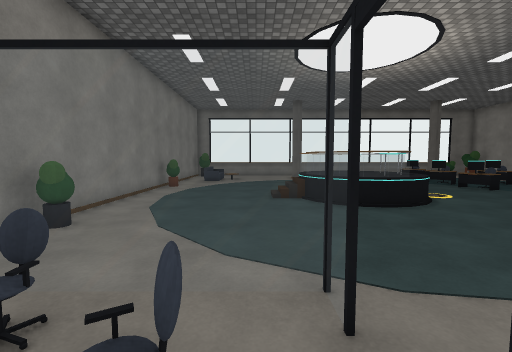
view 1 (above)

18 first-person views from a walk through a Unity game level. The camera is 1.5 m above the floor, tilts 4° down and sees 90° across. The floor is counted in squares, 1 m on a side. Each view is taken from the middle of a square. On the plan, view 1 faces up. The plan holds only what a view shows up to about 13 squares ahead; the rest is blank. Surface patterns are stand-ins for the level's own textures.

view 2
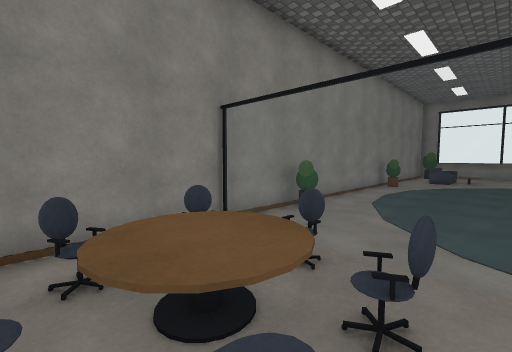

view 3
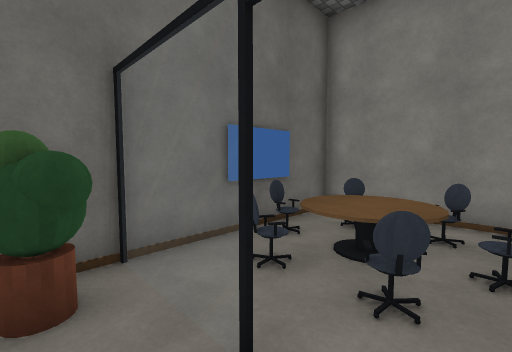

view 4
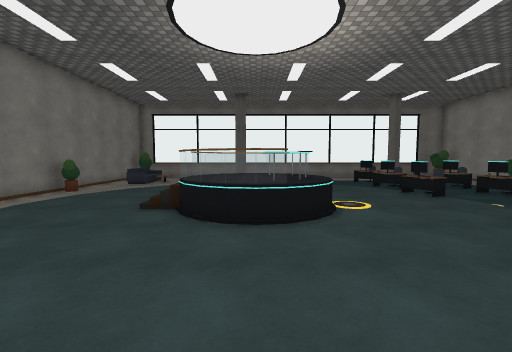

view 5
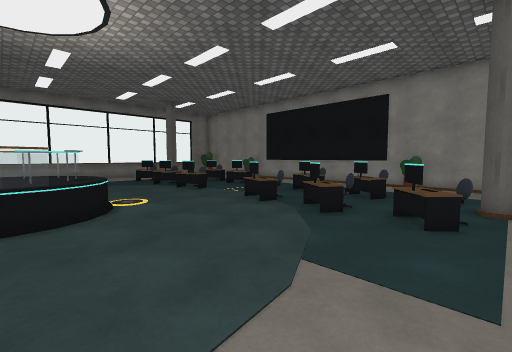

view 6
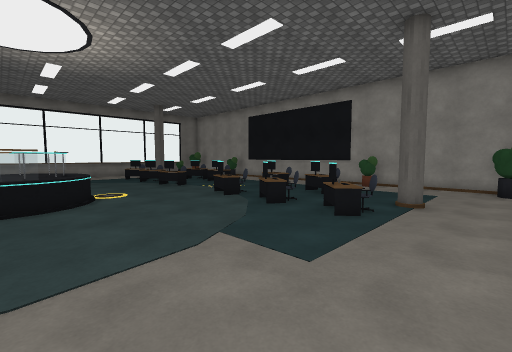

view 7
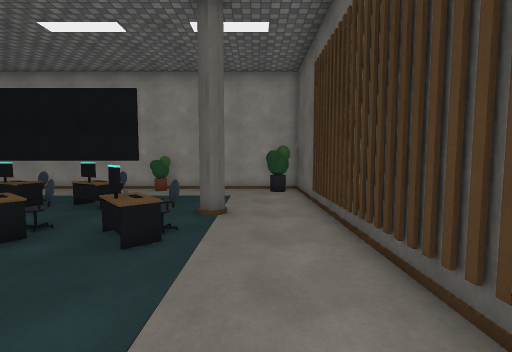

view 8
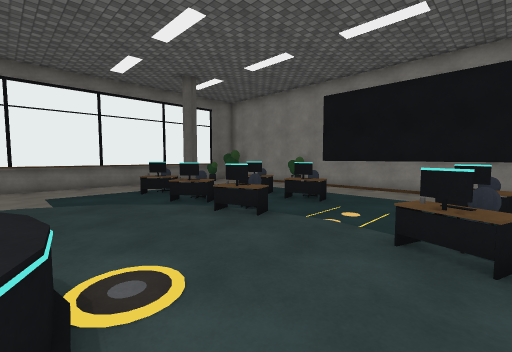

view 9
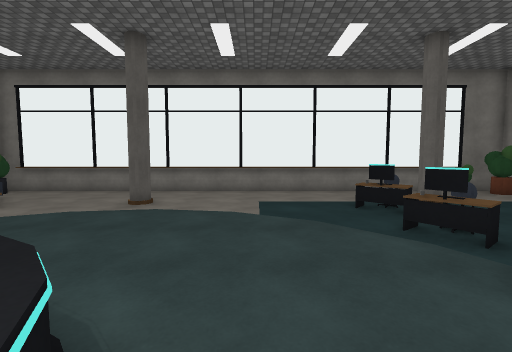

view 10
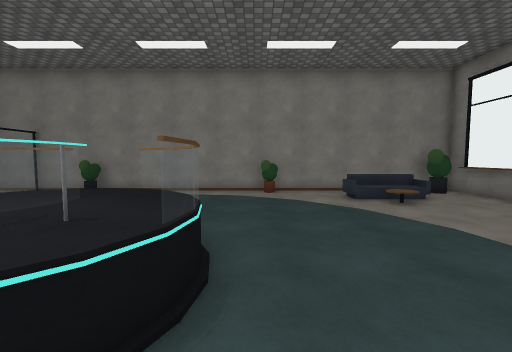

view 11
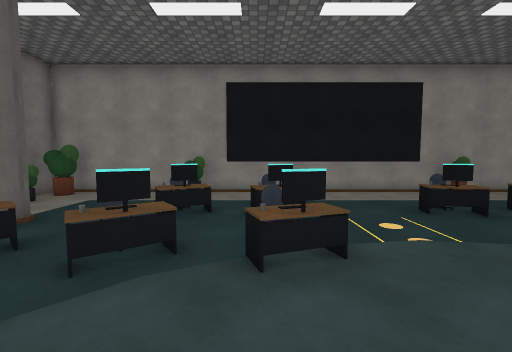

view 12
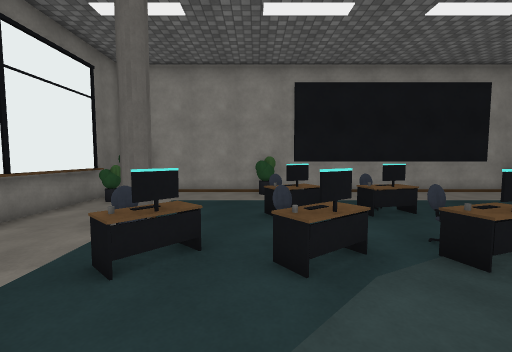

view 13
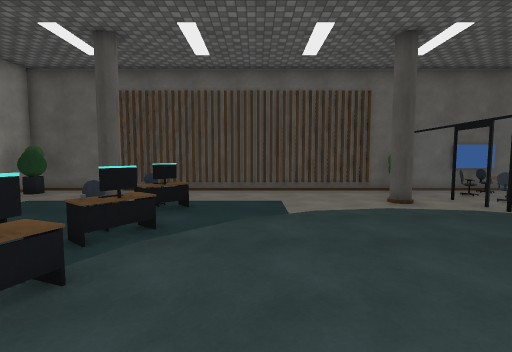

view 14
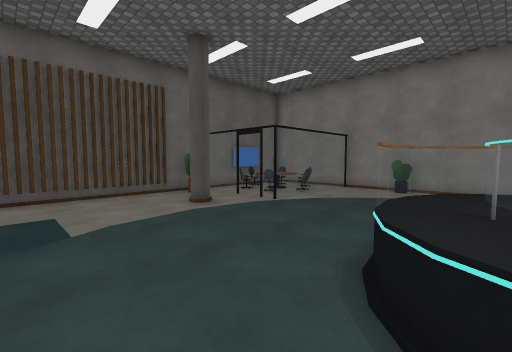

view 15
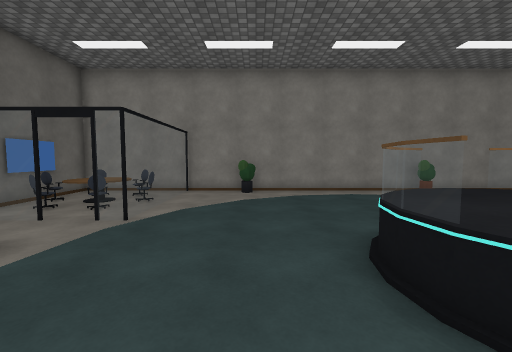

view 16
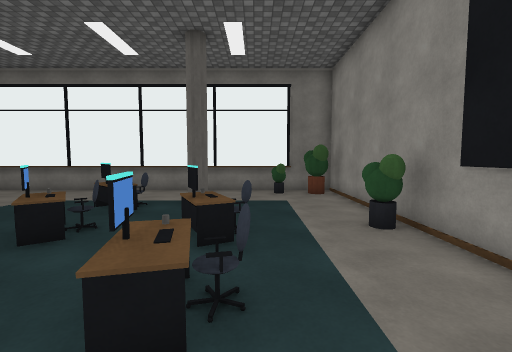

view 17
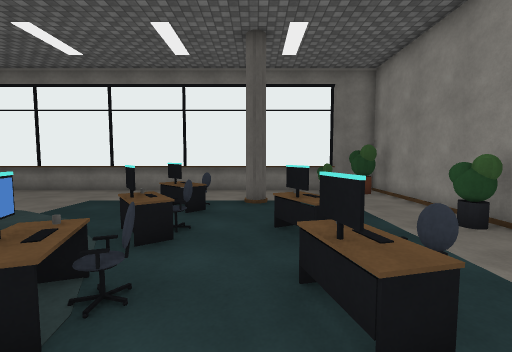

view 18
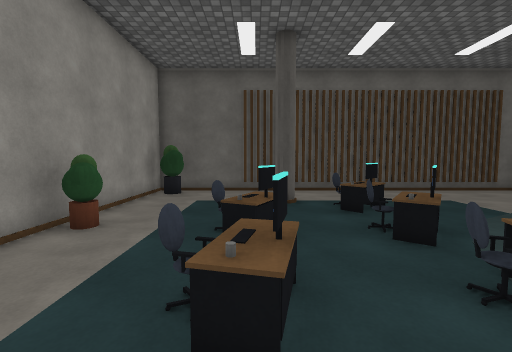

### Floor plan
Key: @ floor where view 1 was taken; # wall or solid block; . main floor; : floor 1 m higher than the main floor; / step, stairs or slope; = window, fence, low wall or low ledge; O other object.
Columns run from 5 left of view 1 to 19 right of it. Each row starts with its distance up from view 1.
 22 #########################
 21 #O...................OOO#
 20 # ......................#
 19 # O.....#.........#.....#
 18 #  //..........OO.......#
 17 #. .............O.......#
 16 #...............O..O...O#
 15 #..............OO..OO...#
 14 #O..............O..O....#
 13 #..............OO..OO...#
 12 #.......===.....O..O....#
 11 #......=::OO............#
 10 #...../:::OO............#
  9 #......=::OO............#
  8 #.......===.....O..OO...#
  7 #..............OO..O....#
  6 #O..............O..O....#
  5 #..............OO..OO...#
  4 #...............O..O...O#
  3 O=====O.........O.......#
  2 #..O..O........OO.......#
  1 #OOOO.O.#.........#.....#
  0 #OOOO@=.................#
 -1 #OOO..=O..............OO#
 -2 ######O##################

Positions as (right, up) in squares from view 1, and headings:
1: (0, 0), facing up
2: (0, -1), facing up-left
3: (2, 2), facing down-left
4: (4, 2), facing up
5: (4, 1), facing up-right
6: (4, -1), facing up-right
7: (6, 0), facing right
8: (6, 7), facing up-right
9: (7, 10), facing up
10: (7, 13), facing left
11: (7, 13), facing right
12: (7, 16), facing right
13: (8, 10), facing down
14: (8, 9), facing down-left
15: (7, 6), facing left
16: (15, 10), facing up
17: (13, 10), facing up
18: (14, 10), facing down
